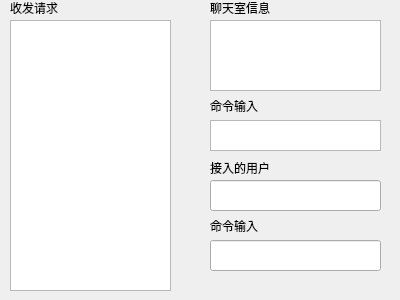
<?xml version="1.0" encoding="UTF-8"?>
<ui version="4.0">
 <class>server</class>
 <widget class="QDialog" name="server">
  <property name="geometry">
   <rect>
    <x>0</x>
    <y>0</y>
    <width>400</width>
    <height>300</height>
   </rect>
  </property>
  <property name="windowTitle">
   <string>Dialog</string>
  </property>
  <widget class="QLabel" name="label">
   <property name="geometry">
    <rect>
     <x>10</x>
     <y>0</y>
     <width>61</width>
     <height>16</height>
    </rect>
   </property>
   <property name="text">
    <string>收发请求</string>
   </property>
  </widget>
  <widget class="QLabel" name="label_2">
   <property name="geometry">
    <rect>
     <x>210</x>
     <y>0</y>
     <width>91</width>
     <height>16</height>
    </rect>
   </property>
   <property name="text">
    <string>聊天室信息</string>
   </property>
  </widget>
  <widget class="QTextEdit" name="textEdit">
   <property name="geometry">
    <rect>
     <x>10</x>
     <y>20</y>
     <width>161</width>
     <height>271</height>
    </rect>
   </property>
  </widget>
  <widget class="QTextEdit" name="textEdit_2">
   <property name="geometry">
    <rect>
     <x>210</x>
     <y>20</y>
     <width>171</width>
     <height>71</height>
    </rect>
   </property>
  </widget>
  <widget class="QLabel" name="label_3">
   <property name="geometry">
    <rect>
     <x>210</x>
     <y>100</y>
     <width>54</width>
     <height>12</height>
    </rect>
   </property>
   <property name="text">
    <string>命令输入</string>
   </property>
  </widget>
  <widget class="QTextEdit" name="textEdit_3">
   <property name="geometry">
    <rect>
     <x>210</x>
     <y>120</y>
     <width>171</width>
     <height>31</height>
    </rect>
   </property>
  </widget>
  <widget class="QLabel" name="label_4">
   <property name="geometry">
    <rect>
     <x>210</x>
     <y>160</y>
     <width>71</width>
     <height>16</height>
    </rect>
   </property>
   <property name="text">
    <string>接入的用户</string>
   </property>
  </widget>
  <widget class="QLabel" name="label_5">
   <property name="geometry">
    <rect>
     <x>210</x>
     <y>220</y>
     <width>54</width>
     <height>12</height>
    </rect>
   </property>
   <property name="text">
    <string>命令输入</string>
   </property>
  </widget>
  <widget class="QLineEdit" name="lineEdit">
   <property name="geometry">
    <rect>
     <x>210</x>
     <y>180</y>
     <width>171</width>
     <height>31</height>
    </rect>
   </property>
  </widget>
  <widget class="QLineEdit" name="lineEdit_2">
   <property name="geometry">
    <rect>
     <x>210</x>
     <y>240</y>
     <width>171</width>
     <height>31</height>
    </rect>
   </property>
  </widget>
 </widget>
 <resources/>
 <connections/>
</ui>
